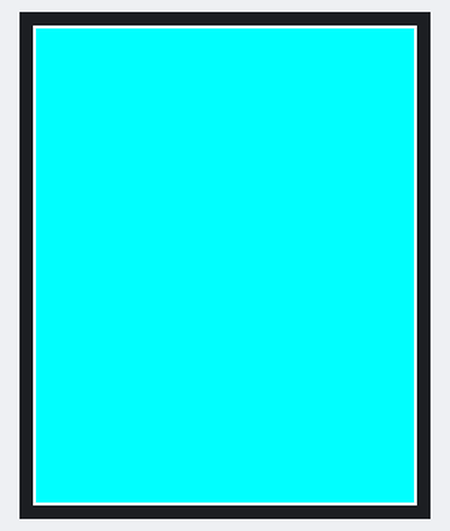
The sketch below on a simulated Arduino Uno, built with avr-gcc and run on an emulated ATmega328P. Parts: 128×160 colour display.

Above: at 0.2 s.

The sketch:

ancho.ino
```cpp
#include <Adafruit_GFX.h>    // Core graphics library
#include <Adafruit_ST7735.h> // Hardware-specific library.
#include <SPI.h>

#define TFT_CS    10
#define TFT_RST   9
#define TFT_DC    8

Adafruit_ST7735 tft = Adafruit_ST7735(TFT_CS, TFT_DC, TFT_RST);

void setup() {
  tft.initR(INITR_BLACKTAB); // initialize a ST7735S chip, black tab

  tft.fillScreen(ST7735_CYAN);
  tft.drawRect(0, 0, tft.width(), tft.height(), ST7735_WHITE);
}

void loop() {
}
```
